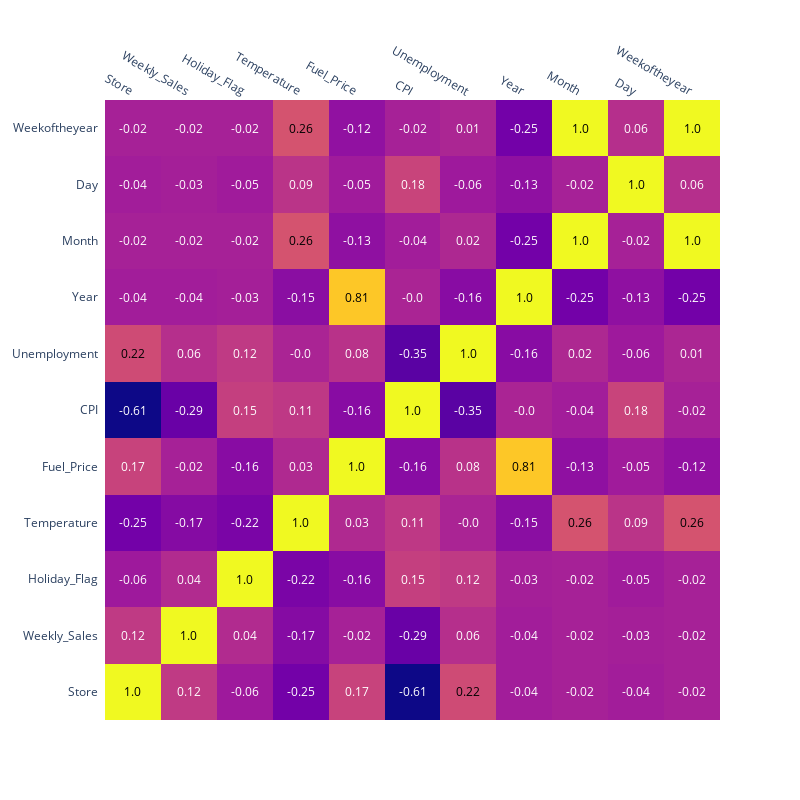

This figure's notebook cell:
### Markdown cell above
#### Correlation matrix

### Code cell
corr_matrix = df.corr().round(2)

import plotly.figure_factory as ff

fig = ff.create_annotated_heatmap(corr_matrix.values,
                                  x = corr_matrix.columns.tolist(),
                                  y = corr_matrix.index.tolist())
fig.update_layout(
    height=800,
    width=800
)


fig.show()

### Figure 1 — Plotly figure (JSON) as saved in the notebook; plotly's stock layout.template omitted (floating-point values rounded to 4 significant figures)
{"data": [{"colorscale": [[0, "#0d0887"], [0.1111, "#46039f"], [0.2222, "#7201a8"], [0.3333, "#9c179e"], [0.4444, "#bd3786"], [0.5556, "#d8576b"], [0.6667, "#ed7953"], [0.7778, "#fb9f3a"], [0.8889, "#fdca26"], [1, "#f0f921"]], "reversescale": false, "showscale": false, "type": "heatmap", "x": ["Store", "Weekly_Sales", "Holiday_Flag", "Temperature", "Fuel_Price", "CPI", "Unemployment", "Year", "Month", "Day", "Weekoftheyear"], "y": ["Store", "Weekly_Sales", "Holiday_Flag", "Temperature", "Fuel_Price", "CPI", "Unemployment", "Year", "Month", "Day", "Weekoftheyear"], "z": [[1, 0.12, -0.06, -0.25, 0.17, -0.61, 0.22, -0.04, -0.02, -0.04, -0.02], [0.12, 1, 0.04, -0.17, -0.02, -0.29, 0.06, -0.04, -0.02, -0.03, -0.02], [-0.06, 0.04, 1, -0.22, -0.16, 0.15, 0.12, -0.03, -0.02, -0.05, -0.02], [-0.25, -0.17, -0.22, 1, 0.03, 0.11, 0, -0.15, 0.26, 0.09, 0.26], [0.17, -0.02, -0.16, 0.03, 1, -0.16, 0.08, 0.81, -0.13, -0.05, -0.12], [-0.61, -0.29, 0.15, 0.11, -0.16, 1, -0.35, 0, -0.04, 0.18, -0.02], [0.22, 0.06, 0.12, 0, 0.08, -0.35, 1, -0.16, 0.02, -0.06, 0.01], [-0.04, -0.04, -0.03, -0.15, 0.81, 0, -0.16, 1, -0.25, -0.13, -0.25], [-0.02, -0.02, -0.02, 0.26, -0.13, -0.04, 0.02, -0.25, 1, -0.02, 1], [-0.04, -0.03, -0.05, 0.09, -0.05, 0.18, -0.06, -0.13, -0.02, 1, 0.06], [-0.02, -0.02, -0.02, 0.26, -0.12, -0.02, 0.01, -0.25, 1, 0.06, 1]]}], "layout": {"annotations": [{"font": {"color": "#000000"}, "showarrow": false, "text": "1.0", "x": "Store", "xref": "x", "y": "Store", "yref": "y"}, {"font": {"color": "#FFFFFF"}, "showarrow": false, "text": "0.12", "x": "Weekly_Sales", "xref": "x", "y": "Store", "yref": "y"}, {"font": {"color": "#FFFFFF"}, "showarrow": false, "text": "-0.06", "x": "Holiday_Flag", "xref": "x", "y": "Store", "yref": "y"}, {"font": {"color": "#FFFFFF"}, "showarrow": false, "text": "-0.25", "x": "Temperature", "xref": "x", "y": "Store", "yref": "y"}, {"font": {"color": "#FFFFFF"}, "showarrow": false, "text": "0.17", "x": "Fuel_Price", "xref": "x", "y": "Store", "yref": "y"}, {"font": {"color": "#FFFFFF"}, "showarrow": false, "text": "-0.61", "x": "CPI", "xref": "x", "y": "Store", "yref": "y"}, {"font": {"color": "#000000"}, "showarrow": false, "text": "0.22", "x": "Unemployment", "xref": "x", "y": "Store", "yref": "y"}, {"font": {"color": "#FFFFFF"}, "showarrow": false, "text": "-0.04", "x": "Year", "xref": "x", "y": "Store", "yref": "y"}, {"font": {"color": "#FFFFFF"}, "showarrow": false, "text": "-0.02", "x": "Month", "xref": "x", "y": "Store", "yref": "y"}, {"font": {"color": "#FFFFFF"}, "showarrow": false, "text": "-0.04", "x": "Day", "xref": "x", "y": "Store", "yref": "y"}, {"font": {"color": "#FFFFFF"}, "showarrow": false, "text": "-0.02", "x": "Weekoftheyear", "xref": "x", "y": "Store", "yref": "y"}, {"font": {"color": "#FFFFFF"}, "showarrow": false, "text": "0.12", "x": "Store", "xref": "x", "y": "Weekly_Sales", "yref": "y"}, {"font": {"color": "#000000"}, "showarrow": false, "text": "1.0", "x": "Weekly_Sales", "xref": "x", "y": "Weekly_Sales", "yref": "y"}, {"font": {"color": "#FFFFFF"}, "showarrow": false, "text": "0.04", "x": "Holiday_Flag", "xref": "x", "y": "Weekly_Sales", "yref": "y"}, {"font": {"color": "#FFFFFF"}, "showarrow": false, "text": "-0.17", "x": "Temperature", "xref": "x", "y": "Weekly_Sales", "yref": "y"}, {"font": {"color": "#FFFFFF"}, "showarrow": false, "text": "-0.02", "x": "Fuel_Price", "xref": "x", "y": "Weekly_Sales", "yref": "y"}, {"font": {"color": "#FFFFFF"}, "showarrow": false, "text": "-0.29", "x": "CPI", "xref": "x", "y": "Weekly_Sales", "yref": "y"}, {"font": {"color": "#FFFFFF"}, "showarrow": false, "text": "0.06", "x": "Unemployment", "xref": "x", "y": "Weekly_Sales", "yref": "y"}, {"font": {"color": "#FFFFFF"}, "showarrow": false, "text": "-0.04", "x": "Year", "xref": "x", "y": "Weekly_Sales", "yref": "y"}, {"font": {"color": "#FFFFFF"}, "showarrow": false, "text": "-0.02", "x": "Month", "xref": "x", "y": "Weekly_Sales", "yref": "y"}, {"font": {"color": "#FFFFFF"}, "showarrow": false, "text": "-0.03", "x": "Day", "xref": "x", "y": "Weekly_Sales", "yref": "y"}, {"font": {"color": "#FFFFFF"}, "showarrow": false, "text": "-0.02", "x": "Weekoftheyear", "xref": "x", "y": "Weekly_Sales", "yref": "y"}, {"font": {"color": "#FFFFFF"}, "showarrow": false, "text": "-0.06", "x": "Store", "xref": "x", "y": "Holiday_Flag", "yref": "y"}, {"font": {"color": "#FFFFFF"}, "showarrow": false, "text": "0.04", "x": "Weekly_Sales", "xref": "x", "y": "Holiday_Flag", "yref": "y"}, {"font": {"color": "#000000"}, "showarrow": false, "text": "1.0", "x": "Holiday_Flag", "xref": "x", "y": "Holiday_Flag", "yref": "y"}, {"font": {"color": "#FFFFFF"}, "showarrow": false, "text": "-0.22", "x": "Temperature", "xref": "x", "y": "Holiday_Flag", "yref": "y"}, {"font": {"color": "#FFFFFF"}, "showarrow": false, "text": "-0.16", "x": "Fuel_Price", "xref": "x", "y": "Holiday_Flag", "yref": "y"}, {"font": {"color": "#FFFFFF"}, "showarrow": false, "text": "0.15", "x": "CPI", "xref": "x", "y": "Holiday_Flag", "yref": "y"}, {"font": {"color": "#FFFFFF"}, "showarrow": false, "text": "0.12", "x": "Unemployment", "xref": "x", "y": "Holiday_Flag", "yref": "y"}, {"font": {"color": "#FFFFFF"}, "showarrow": false, "text": "-0.03", "x": "Year", "xref": "x", "y": "Holiday_Flag", "yref": "y"}, {"font": {"color": "#FFFFFF"}, "showarrow": false, "text": "-0.02", "x": "Month", "xref": "x", "y": "Holiday_Flag", "yref": "y"}, {"font": {"color": "#FFFFFF"}, "showarrow": false, "text": "-0.05", "x": "Day", "xref": "x", "y": "Holiday_Flag", "yref": "y"}, {"font": {"color": "#FFFFFF"}, "showarrow": false, "text": "-0.02", "x": "Weekoftheyear", "xref": "x", "y": "Holiday_Flag", "yref": "y"}, {"font": {"color": "#FFFFFF"}, "showarrow": false, "text": "-0.25", "x": "Store", "xref": "x", "y": "Temperature", "yref": "y"}, {"font": {"color": "#FFFFFF"}, "showarrow": false, "text": "-0.17", "x": "Weekly_Sales", "xref": "x", "y": "Temperature", "yref": "y"}, {"font": {"color": "#FFFFFF"}, "showarrow": false, "text": "-0.22", "x": "Holiday_Flag", "xref": "x", "y": "Temperature", "yref": "y"}, {"font": {"color": "#000000"}, "showarrow": false, "text": "1.0", "x": "Temperature", "xref": "x", "y": "Temperature", "yref": "y"}, {"font": {"color": "#FFFFFF"}, "showarrow": false, "text": "0.03", "x": "Fuel_Price", "xref": "x", "y": "Temperature", "yref": "y"}, {"font": {"color": "#FFFFFF"}, "showarrow": false, "text": "0.11", "x": "CPI", "xref": "x", "y": "Temperature", "yref": "y"}, {"font": {"color": "#FFFFFF"}, "showarrow": false, "text": "-0.0", "x": "Unemployment", "xref": "x", "y": "Temperature", "yref": "y"}, {"font": {"color": "#FFFFFF"}, "showarrow": false, "text": "-0.15", "x": "Year", "xref": "x", "y": "Temperature", "yref": "y"}, {"font": {"color": "#000000"}, "showarrow": false, "text": "0.26", "x": "Month", "xref": "x", "y": "Temperature", "yref": "y"}, {"font": {"color": "#FFFFFF"}, "showarrow": false, "text": "0.09", "x": "Day", "xref": "x", "y": "Temperature", "yref": "y"}, {"font": {"color": "#000000"}, "showarrow": false, "text": "0.26", "x": "Weekoftheyear", "xref": "x", "y": "Temperature", "yref": "y"}, {"font": {"color": "#FFFFFF"}, "showarrow": false, "text": "0.17", "x": "Store", "xref": "x", "y": "Fuel_Price", "yref": "y"}, {"font": {"color": "#FFFFFF"}, "showarrow": false, "text": "-0.02", "x": "Weekly_Sales", "xref": "x", "y": "Fuel_Price", "yref": "y"}, {"font": {"color": "#FFFFFF"}, "showarrow": false, "text": "-0.16", "x": "Holiday_Flag", "xref": "x", "y": "Fuel_Price", "yref": "y"}, {"font": {"color": "#FFFFFF"}, "showarrow": false, "text": "0.03", "x": "Temperature", "xref": "x", "y": "Fuel_Price", "yref": "y"}, {"font": {"color": "#000000"}, "showarrow": false, "text": "1.0", "x": "Fuel_Price", "xref": "x", "y": "Fuel_Price", "yref": "y"}, {"font": {"color": "#FFFFFF"}, "showarrow": false, "text": "-0.16", "x": "CPI", "xref": "x", "y": "Fuel_Price", "yref": "y"}, {"font": {"color": "#FFFFFF"}, "showarrow": false, "text": "0.08", "x": "Unemployment", "xref": "x", "y": "Fuel_Price", "yref": "y"}, {"font": {"color": "#000000"}, "showarrow": false, "text": "0.81", "x": "Year", "xref": "x", "y": "Fuel_Price", "yref": "y"}, {"font": {"color": "#FFFFFF"}, "showarrow": false, "text": "-0.13", "x": "Month", "xref": "x", "y": "Fuel_Price", "yref": "y"}, {"font": {"color": "#FFFFFF"}, "showarrow": false, "text": "-0.05", "x": "Day", "xref": "x", "y": "Fuel_Price", "yref": "y"}, {"font": {"color": "#FFFFFF"}, "showarrow": false, "text": "-0.12", "x": "Weekoftheyear", "xref": "x", "y": "Fuel_Price", "yref": "y"}, {"font": {"color": "#FFFFFF"}, "showarrow": false, "text": "-0.61", "x": "Store", "xref": "x", "y": "CPI", "yref": "y"}, {"font": {"color": "#FFFFFF"}, "showarrow": false, "text": "-0.29", "x": "Weekly_Sales", "xref": "x", "y": "CPI", "yref": "y"}, {"font": {"color": "#FFFFFF"}, "showarrow": false, "text": "0.15", "x": "Holiday_Flag", "xref": "x", "y": "CPI", "yref": "y"}, {"font": {"color": "#FFFFFF"}, "showarrow": false, "text": "0.11", "x": "Temperature", "xref": "x", "y": "CPI", "yref": "y"}, {"font": {"color": "#FFFFFF"}, "showarrow": false, "text": "-0.16", "x": "Fuel_Price", "xref": "x", "y": "CPI", "yref": "y"}, {"font": {"color": "#000000"}, "showarrow": false, "text": "1.0", "x": "CPI", "xref": "x", "y": "CPI", "yref": "y"}, {"font": {"color": "#FFFFFF"}, "showarrow": false, "text": "-0.35", "x": "Unemployment", "xref": "x", "y": "CPI", "yref": "y"}, {"font": {"color": "#FFFFFF"}, "showarrow": false, "text": "-0.0", "x": "Year", "xref": "x", "y": "CPI", "yref": "y"}, {"font": {"color": "#FFFFFF"}, "showarrow": false, "text": "-0.04", "x": "Month", "xref": "x", "y": "CPI", "yref": "y"}, {"font": {"color": "#FFFFFF"}, "showarrow": false, "text": "0.18", "x": "Day", "xref": "x", "y": "CPI", "yref": "y"}, {"font": {"color": "#FFFFFF"}, "showarrow": false, "text": "-0.02", "x": "Weekoftheyear", "xref": "x", "y": "CPI", "yref": "y"}, {"font": {"color": "#000000"}, "showarrow": false, "text": "0.22", "x": "Store", "xref": "x", "y": "Unemployment", "yref": "y"}, {"font": {"color": "#FFFFFF"}, "showarrow": false, "text": "0.06", "x": "Weekly_Sales", "xref": "x", "y": "Unemployment", "yref": "y"}, {"font": {"color": "#FFFFFF"}, "showarrow": false, "text": "0.12", "x": "Holiday_Flag", "xref": "x", "y": "Unemployment", "yref": "y"}, {"font": {"color": "#FFFFFF"}, "showarrow": false, "text": "-0.0", "x": "Temperature", "xref": "x", "y": "Unemployment", "yref": "y"}, {"font": {"color": "#FFFFFF"}, "showarrow": false, "text": "0.08", "x": "Fuel_Price", "xref": "x", "y": "Unemployment", "yref": "y"}, {"font": {"color": "#FFFFFF"}, "showarrow": false, "text": "-0.35", "x": "CPI", "xref": "x", "y": "Unemployment", "yref": "y"}, {"font": {"color": "#000000"}, "showarrow": false, "text": "1.0", "x": "Unemployment", "xref": "x", "y": "Unemployment", "yref": "y"}, {"font": {"color": "#FFFFFF"}, "showarrow": false, "text": "-0.16", "x": "Year", "xref": "x", "y": "Unemployment", "yref": "y"}, {"font": {"color": "#FFFFFF"}, "showarrow": false, "text": "0.02", "x": "Month", "xref": "x", "y": "Unemployment", "yref": "y"}, {"font": {"color": "#FFFFFF"}, "showarrow": false, "text": "-0.06", "x": "Day", "xref": "x", "y": "Unemployment", "yref": "y"}, {"font": {"color": "#FFFFFF"}, "showarrow": false, "text": "0.01", "x": "Weekoftheyear", "xref": "x", "y": "Unemployment", "yref": "y"}, {"font": {"color": "#FFFFFF"}, "showarrow": false, "text": "-0.04", "x": "Store", "xref": "x", "y": "Year", "yref": "y"}, {"font": {"color": "#FFFFFF"}, "showarrow": false, "text": "-0.04", "x": "Weekly_Sales", "xref": "x", "y": "Year", "yref": "y"}, {"font": {"color": "#FFFFFF"}, "showarrow": false, "text": "-0.03", "x": "Holiday_Flag", "xref": "x", "y": "Year", "yref": "y"}, {"font": {"color": "#FFFFFF"}, "showarrow": false, "text": "-0.15", "x": "Temperature", "xref": "x", "y": "Year", "yref": "y"}, {"font": {"color": "#000000"}, "showarrow": false, "text": "0.81", "x": "Fuel_Price", "xref": "x", "y": "Year", "yref": "y"}, {"font": {"color": "#FFFFFF"}, "showarrow": false, "text": "-0.0", "x": "CPI", "xref": "x", "y": "Year", "yref": "y"}, {"font": {"color": "#FFFFFF"}, "showarrow": false, "text": "-0.16", "x": "Unemployment", "xref": "x", "y": "Year", "yref": "y"}, {"font": {"color": "#000000"}, "showarrow": false, "text": "1.0", "x": "Year", "xref": "x", "y": "Year", "yref": "y"}, {"font": {"color": "#FFFFFF"}, "showarrow": false, "text": "-0.25", "x": "Month", "xref": "x", "y": "Year", "yref": "y"}, {"font": {"color": "#FFFFFF"}, "showarrow": false, "text": "-0.13", "x": "Day", "xref": "x", "y": "Year", "yref": "y"}, {"font": {"color": "#FFFFFF"}, "showarrow": false, "text": "-0.25", "x": "Weekoftheyear", "xref": "x", "y": "Year", "yref": "y"}, {"font": {"color": "#FFFFFF"}, "showarrow": false, "text": "-0.02", "x": "Store", "xref": "x", "y": "Month", "yref": "y"}, {"font": {"color": "#FFFFFF"}, "showarrow": false, "text": "-0.02", "x": "Weekly_Sales", "xref": "x", "y": "Month", "yref": "y"}, {"font": {"color": "#FFFFFF"}, "showarrow": false, "text": "-0.02", "x": "Holiday_Flag", "xref": "x", "y": "Month", "yref": "y"}, {"font": {"color": "#000000"}, "showarrow": false, "text": "0.26", "x": "Temperature", "xref": "x", "y": "Month", "yref": "y"}, {"font": {"color": "#FFFFFF"}, "showarrow": false, "text": "-0.13", "x": "Fuel_Price", "xref": "x", "y": "Month", "yref": "y"}, {"font": {"color": "#FFFFFF"}, "showarrow": false, "text": "-0.04", "x": "CPI", "xref": "x", "y": "Month", "yref": "y"}, {"font": {"color": "#FFFFFF"}, "showarrow": false, "text": "0.02", "x": "Unemployment", "xref": "x", "y": "Month", "yref": "y"}, {"font": {"color": "#FFFFFF"}, "showarrow": false, "text": "-0.25", "x": "Year", "xref": "x", "y": "Month", "yref": "y"}, {"font": {"color": "#000000"}, "showarrow": false, "text": "1.0", "x": "Month", "xref": "x", "y": "Month", "yref": "y"}, {"font": {"color": "#FFFFFF"}, "showarrow": false, "text": "-0.02", "x": "Day", "xref": "x", "y": "Month", "yref": "y"}, {"font": {"color": "#000000"}, "showarrow": false, "text": "1.0", "x": "Weekoftheyear", "xref": "x", "y": "Month", "yref": "y"}, {"font": {"color": "#FFFFFF"}, "showarrow": false, "text": "-0.04", "x": "Store", "xref": "x", "y": "Day", "yref": "y"}, {"font": {"color": "#FFFFFF"}, "showarrow": false, "text": "-0.03", "x": "Weekly_Sales", "xref": "x", "y": "Day", "yref": "y"}, {"font": {"color": "#FFFFFF"}, "showarrow": false, "text": "-0.05", "x": "Holiday_Flag", "xref": "x", "y": "Day", "yref": "y"}, {"font": {"color": "#FFFFFF"}, "showarrow": false, "text": "0.09", "x": "Temperature", "xref": "x", "y": "Day", "yref": "y"}, {"font": {"color": "#FFFFFF"}, "showarrow": false, "text": "-0.05", "x": "Fuel_Price", "xref": "x", "y": "Day", "yref": "y"}, {"font": {"color": "#FFFFFF"}, "showarrow": false, "text": "0.18", "x": "CPI", "xref": "x", "y": "Day", "yref": "y"}, {"font": {"color": "#FFFFFF"}, "showarrow": false, "text": "-0.06", "x": "Unemployment", "xref": "x", "y": "Day", "yref": "y"}, {"font": {"color": "#FFFFFF"}, "showarrow": false, "text": "-0.13", "x": "Year", "xref": "x", "y": "Day", "yref": "y"}, {"font": {"color": "#FFFFFF"}, "showarrow": false, "text": "-0.02", "x": "Month", "xref": "x", "y": "Day", "yref": "y"}, {"font": {"color": "#000000"}, "showarrow": false, "text": "1.0", "x": "Day", "xref": "x", "y": "Day", "yref": "y"}, {"font": {"color": "#FFFFFF"}, "showarrow": false, "text": "0.06", "x": "Weekoftheyear", "xref": "x", "y": "Day", "yref": "y"}, {"font": {"color": "#FFFFFF"}, "showarrow": false, "text": "-0.02", "x": "Store", "xref": "x", "y": "Weekoftheyear", "yref": "y"}, {"font": {"color": "#FFFFFF"}, "showarrow": false, "text": "-0.02", "x": "Weekly_Sales", "xref": "x", "y": "Weekoftheyear", "yref": "y"}, {"font": {"color": "#FFFFFF"}, "showarrow": false, "text": "-0.02", "x": "Holiday_Flag", "xref": "x", "y": "Weekoftheyear", "yref": "y"}, {"font": {"color": "#000000"}, "showarrow": false, "text": "0.26", "x": "Temperature", "xref": "x", "y": "Weekoftheyear", "yref": "y"}, {"font": {"color": "#FFFFFF"}, "showarrow": false, "text": "-0.12", "x": "Fuel_Price", "xref": "x", "y": "Weekoftheyear", "yref": "y"}, {"font": {"color": "#FFFFFF"}, "showarrow": false, "text": "-0.02", "x": "CPI", "xref": "x", "y": "Weekoftheyear", "yref": "y"}, {"font": {"color": "#FFFFFF"}, "showarrow": false, "text": "0.01", "x": "Unemployment", "xref": "x", "y": "Weekoftheyear", "yref": "y"}, {"font": {"color": "#FFFFFF"}, "showarrow": false, "text": "-0.25", "x": "Year", "xref": "x", "y": "Weekoftheyear", "yref": "y"}, {"font": {"color": "#000000"}, "showarrow": false, "text": "1.0", "x": "Month", "xref": "x", "y": "Weekoftheyear", "yref": "y"}, {"font": {"color": "#FFFFFF"}, "showarrow": false, "text": "0.06", "x": "Day", "xref": "x", "y": "Weekoftheyear", "yref": "y"}, {"font": {"color": "#000000"}, "showarrow": false, "text": "1.0", "x": "Weekoftheyear", "xref": "x", "y": "Weekoftheyear", "yref": "y"}], "height": 800, "width": 800, "xaxis": {"dtick": 1, "gridcolor": "rgb(0, 0, 0)", "side": "top", "ticks": ""}, "yaxis": {"dtick": 1, "ticks": "", "ticksuffix": "  "}}}
